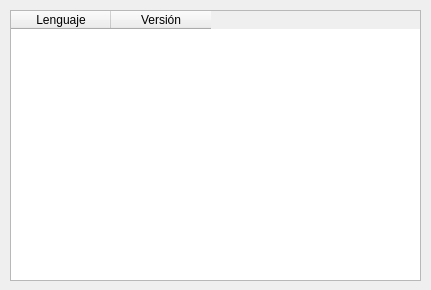
<?xml version="1.0" encoding="UTF-8"?>
<ui version="4.0">
 <class>frmTabla</class>
 <widget class="QDialog" name="frmTabla">
  <property name="geometry">
   <rect>
    <x>0</x>
    <y>0</y>
    <width>431</width>
    <height>290</height>
   </rect>
  </property>
  <property name="windowTitle">
   <string>Tabla Lenguajes Programación</string>
  </property>
  <widget class="QTableWidget" name="tabLenguajes">
   <property name="geometry">
    <rect>
     <x>10</x>
     <y>10</y>
     <width>411</width>
     <height>271</height>
    </rect>
   </property>
   <column>
    <property name="text">
     <string>Lenguaje</string>
    </property>
   </column>
   <column>
    <property name="text">
     <string>Versión</string>
    </property>
   </column>
  </widget>
 </widget>
 <resources/>
 <connections/>
</ui>
